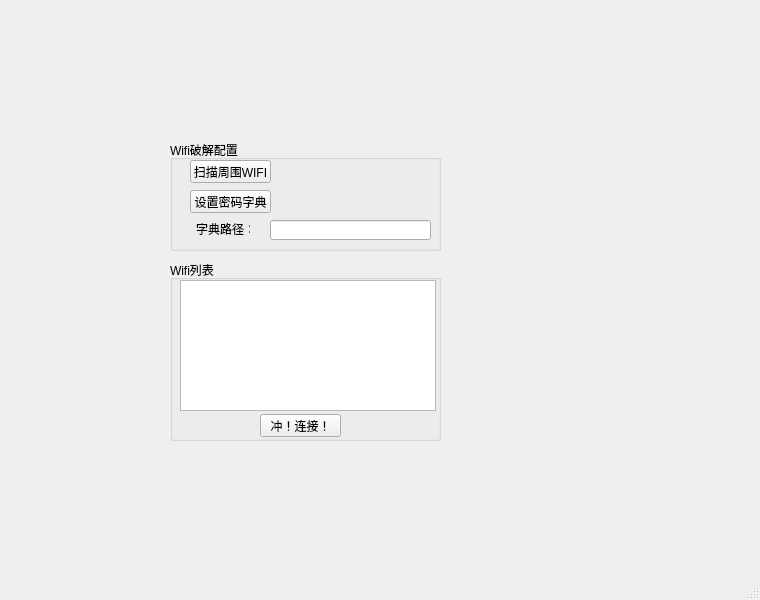
<?xml version="1.0" encoding="UTF-8"?>
<ui version="4.0">
 <class>MainWindow</class>
 <widget class="QMainWindow" name="MainWindow">
  <property name="geometry">
   <rect>
    <x>0</x>
    <y>0</y>
    <width>760</width>
    <height>600</height>
   </rect>
  </property>
  <property name="windowTitle">
   <string>MainWindow</string>
  </property>
  <widget class="QWidget" name="centralwidget">
   <widget class="QGroupBox" name="groupBox">
    <property name="geometry">
     <rect>
      <x>170</x>
      <y>140</y>
      <width>271</width>
      <height>111</height>
     </rect>
    </property>
    <property name="title">
     <string>Wifi破解配置</string>
    </property>
    <widget class="QPushButton" name="pushButton">
     <property name="geometry">
      <rect>
       <x>20</x>
       <y>20</y>
       <width>81</width>
       <height>23</height>
      </rect>
     </property>
     <property name="text">
      <string>扫描周围WIFI</string>
     </property>
    </widget>
    <widget class="QPushButton" name="pushButton_2">
     <property name="geometry">
      <rect>
       <x>20</x>
       <y>50</y>
       <width>81</width>
       <height>23</height>
      </rect>
     </property>
     <property name="text">
      <string>设置密码字典</string>
     </property>
    </widget>
    <widget class="QLineEdit" name="lineEdit">
     <property name="geometry">
      <rect>
       <x>100</x>
       <y>80</y>
       <width>161</width>
       <height>20</height>
      </rect>
     </property>
    </widget>
    <widget class="QLabel" name="label">
     <property name="geometry">
      <rect>
       <x>26</x>
       <y>83</y>
       <width>54</width>
       <height>12</height>
      </rect>
     </property>
     <property name="text">
      <string>字典路径：</string>
     </property>
    </widget>
    <widget class="QLabel" name="label_2">
     <property name="geometry">
      <rect>
       <x>110</x>
       <y>20</y>
       <width>141</width>
       <height>51</height>
      </rect>
     </property>
     <property name="styleSheet">
      <string notr="true">border-image: url(:/png/logo.png);</string>
     </property>
     <property name="text">
      <string/>
     </property>
    </widget>
   </widget>
   <widget class="QGroupBox" name="groupBox_2">
    <property name="geometry">
     <rect>
      <x>170</x>
      <y>260</y>
      <width>271</width>
      <height>181</height>
     </rect>
    </property>
    <property name="title">
     <string>Wifi列表</string>
    </property>
    <widget class="QTableWidget" name="tableWidget">
     <property name="geometry">
      <rect>
       <x>10</x>
       <y>20</y>
       <width>256</width>
       <height>131</height>
      </rect>
     </property>
    </widget>
    <widget class="QPushButton" name="pushButton_3">
     <property name="geometry">
      <rect>
       <x>90</x>
       <y>154</y>
       <width>81</width>
       <height>23</height>
      </rect>
     </property>
     <property name="text">
      <string>冲！连接！</string>
     </property>
    </widget>
   </widget>
  </widget>
  <widget class="QMenuBar" name="menubar">
   <property name="geometry">
    <rect>
     <x>0</x>
     <y>0</y>
     <width>760</width>
     <height>23</height>
    </rect>
   </property>
  </widget>
  <widget class="QStatusBar" name="statusbar"/>
 </widget>
 <resources>
  <include location="res.qrc"/>
 </resources>
 <connections/>
</ui>
